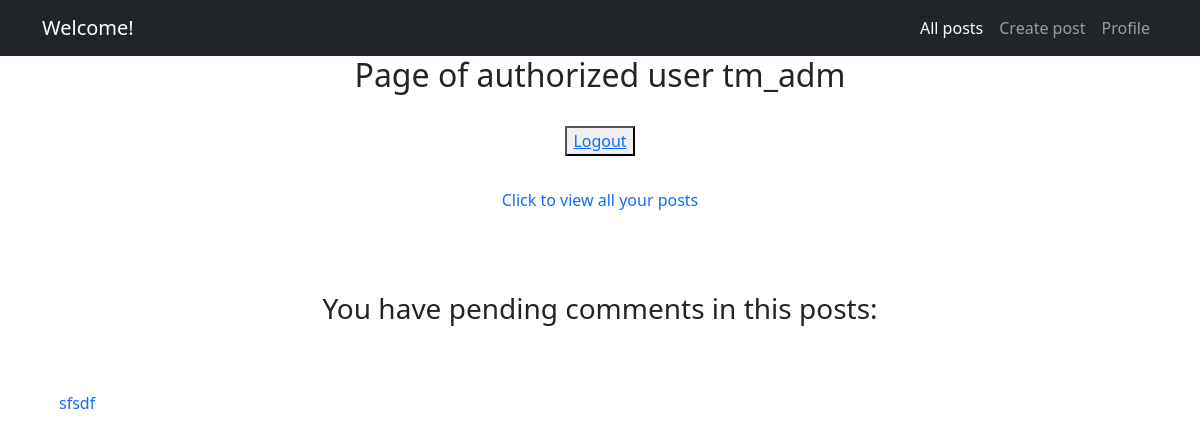
The page /profile/ (signed in) on the database as committed earlier.
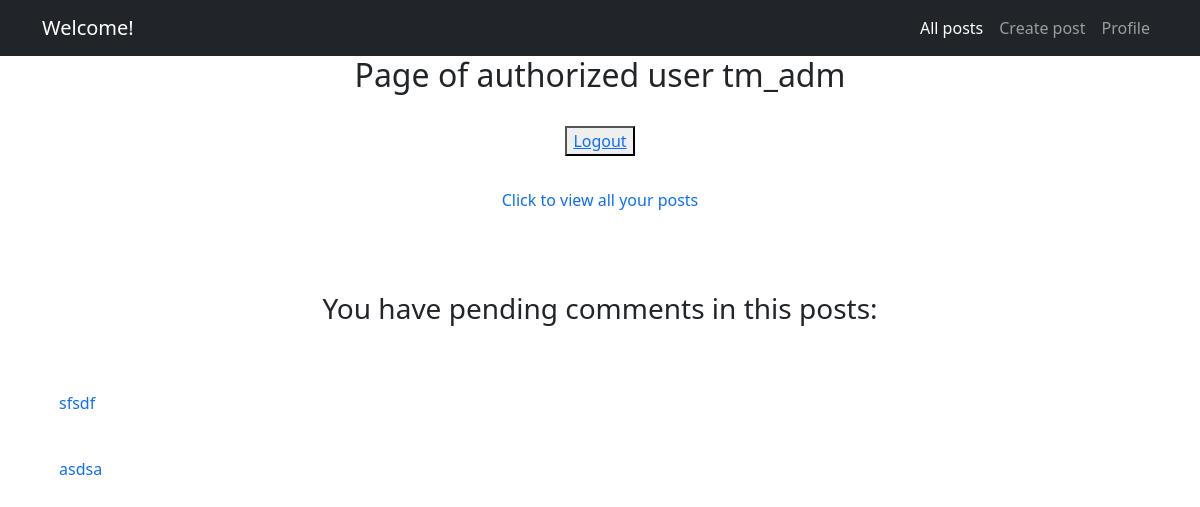
The same page on the database as committed later.
### board/models.py (models this page shows, shortened)
class Post(models.Model):
    date = models.DateTimeField(auto_now_add=True)
    header = models.CharField(max_length=64)
    text = models.TextField()
    files = models.FileField(upload_to ='uploads/', null=True, blank=True)
    author = models.ForeignKey(User, null=True, on_delete=models.CASCADE)
    category = models.ForeignKey(Category, on_delete=models.CASCADE,)

### board/views.py (the view)
# urls.py: path('profile/', ProfileView.as_view(), name='profilepage'),
class ProfileView(LoginRequiredMixin, TemplateView):
    template_name = 'account/profile.html'
    def get_context_data(self, **kwargs):
        context = super().get_context_data(**kwargs)
        post_approve = Post.objects.filter(author=self.request.user, comments__approve=False).distinct()
        context['post_approve'] = post_approve
        return context

### board/templates/account/profile.html (shortened to what this page needs)
{% extends 'flatpages/default.html' %}
{% block content %}
<h2>Page of authorized user {{ request.user.username }}</h2>
<br>
<button><a href="{% url 'account_logout' %}">Logout</a></button>
<br><br>
<a class="nav-link" href="{% url 'authorpostlist' %}">Click to view all your posts</a><br>
<br><br>
<h3>You have pending comments in this posts:</h3>
<br>
<br>
{% for post in post_approve %}
<table>
    <tr>
        <td>
                <a class="nav-link" href="{% url 'postdetail' post.id %}">{{ post.header }}</a><br>
        </td>
    </tr>
</table>
{% endfor %}
<br>
<br>
{% endblock content %}

Rows that differ between the two databases and show on the page:
now on this page (row edited): Post: header "asdsa"
